Frame 1 (no input): blank canvas, image omitted
Frame 60 (the mouse pressed at the canvas centre just before this capture): blank canvas, image omitted
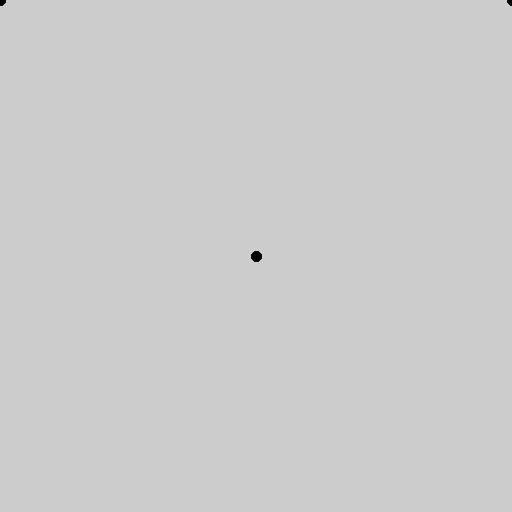
Frame 120 (the mouse held since frame 60 and released just before this capture)

The Processing sketch whose frames 1 and 60 were blank and that drew this single picture after the mouse press (run headless with seeded random() and noise(); from frame 60 on, the mouse is pressed at the canvas centre):

// Processing sketch: interaction3
// ── interaction3.pde
void setup() {
    size(512, 512);
    strokeWeight(10);
}

void draw() {
    point(mouseX, mouseY); //this statement draws a point to the original mouse position
    point(width - mouseX, mouseY); //this statemet draws a point to the vertically mirrored position
}
